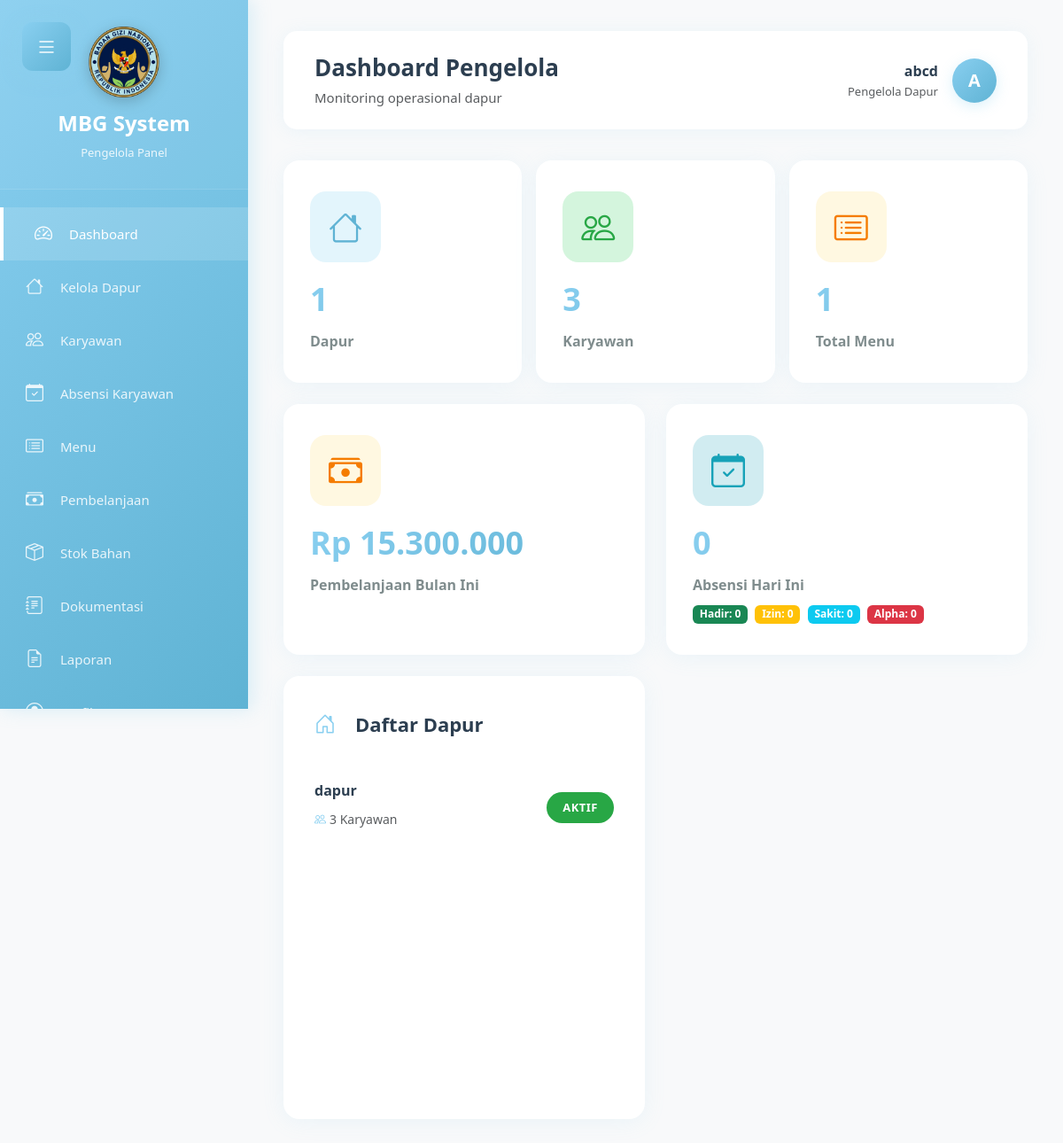
Screenshot of /pengelola/dashboard.php (signed in) with the database file from the repository.
### tables this page shows
CREATE TABLE `tbl_dapur` (
  `id_dapur` int(11) NOT NULL,
  `id_pengelola` int(11) NOT NULL,
  `nama_dapur` varchar(100) NOT NULL,
  `alamat` text NOT NULL,
  `kapasitas_produksi` int(11) DEFAULT NULL,
  `jumlah_karyawan` int(11) DEFAULT 0,
  `status` enum('aktif','nonaktif','maintenance') DEFAULT 'aktif',
  `created_at` timestamp NOT NULL DEFAULT current_timestamp(),
  `updated_at` timestamp NOT NULL DEFAULT current_timestamp() ON UPDATE current_timestamp()
);

### pengelola/dashboard.php (the view, shortened to what this page needs)
<?php
require_once '../koneksi.php';
$id_pengelola = $_SESSION['user_id'];
$query_dapur = "SELECT * FROM tbl_dapur WHERE id_pengelola = $id_pengelola";
$result_dapur = mysqli_query($conn, $query_dapur);
$total_dapur = mysqli_num_rows($result_dapur);
$query_karyawan = "SELECT COUNT(*) as total FROM tbl_karyawan WHERE id_pengelola = $id_pengelola AND status = 'aktif'";
$total_karyawan = mysqli_fetch_assoc(mysqli_query($conn, $query_karyawan))['total'];
$query_menu = "SELECT COUNT(*) as total FROM tbl_menu WHERE id_pengelola = $id_pengelola AND status = 'aktif'";
$total_menu = mysqli_fetch_assoc(mysqli_query($conn, $query_menu))['total'];
$query_pembelanjaan = "SELECT COALESCE(SUM(total_pembelian), 0) as total
                       FROM tbl_pembelanjaan
                       WHERE id_pengelola = $id_pengelola
                       AND MONTH(tanggal_pembelian) = MONTH(CURDATE())
                       AND YEAR(tanggal_pembelian) = YEAR(CURDATE())";
$total_pembelanjaan = mysqli_fetch_assoc(mysqli_query($conn, $query_pembelanjaan))['total'];
$query_absensi = "SELECT
                    COUNT(*) as total_attendance,
                    SUM(CASE WHEN status_kehadiran = 'hadir' THEN 1 ELSE 0 END) as hadir,
                    SUM(CASE WHEN status_kehadiran = 'izin' THEN 1 ELSE 0 END) as izin,
                    SUM(CASE WHEN status_kehadiran = 'sakit' THEN 1 ELSE 0 END) as sakit,
                    SUM(CASE WHEN status_kehadiran = 'alpha' THEN 1 ELSE 0 END) as alpha
                  FROM tbl_absensi a
                  INNER JOIN tbl_karyawan k ON a.id_karyawan = k.id_karyawan
                  WHERE k.id_pengelola = $id_pengelola
                  AND a.tanggal = CURDATE()";
$absensi_data = mysqli_fetch_assoc(mysqli_query($conn, $query_absensi));
?>
<!DOCTYPE html>
<html lang="id">
<head>
    <link href="https://cdn.jsdelivr.net/npm/bootstrap@5.3.0/dist/css/bootstrap.min.css" rel="stylesheet">
    <link rel="stylesheet" href="https://cdn.jsdelivr.net/npm/bootstrap-icons@1.11.0/font/bootstrap-icons.css">
    <link rel="stylesheet" href="../assets/css/style.css">
    <link rel="stylesheet" href="../assets/css/admin-dashboard.css">
</head>
<body>
    <button class="mobile-menu-toggle" id="mobileMenuToggle">
        <i class="bi bi-list"></i>
    </button>
    <div class="sidebar" id="sidebar">
        <div class="sidebar-header">
            <div class="sidebar-logo">
                <img src="../assets/img/logo.png" alt="MBG Logo" class="logo-image">
            </div>
            <h4>MBG System</h4>
            <small>Pengelola Panel</small>
        </div>
        <div class="sidebar-menu">
            <a href="dashboard.php" class="active">
                <i class="bi bi-speedometer2"></i>
                <span>Dashboard</span>
            </a>
            <a href="dapur.php">
                <i class="bi bi-house"></i>
                <span>Kelola Dapur</span>
            </a>
            <a href="karyawan.php">
                <i class="bi bi-people"></i>
                <span>Karyawan</span>
            </a>
            <a href="absensi.php">
                <i class="bi bi-calendar-check"></i>
                <span>Absensi Karyawan</span>
            </a>
            <a href="menu.php">
                <i class="bi bi-card-list"></i>
                <span>Menu</span>
            </a>
            <a href="pembelanjaan.php">
                <i class="bi bi-cash-stack"></i>
                <span>Pembelanjaan</span>
            </a>
            <a href="stok.php">
                <i class="bi bi-box-seam"></i>
                <span>Stok Bahan</span>
            </a>
            <a href="dokumentasi.php">
                <i class="bi bi-journal-text"></i>
                <span>Dokumentasi</span>
            </a>
            <a href="laporan.php">
                <i class="bi bi-file-earmark-text"></i>
                <span>Laporan</span>
            </a>
            <a href="profil.php">
                <i class="bi bi-person-circle"></i>
                <span>Profil</span>
            </a>
        </div>
    </div>
    <div class="main-content" id="mainContent">
        <div class="top-navbar">
            <div>
                <h4 class="mb-0">Dashboard Pengelola</h4>
                <small class="text-muted">Monitoring operasional dapur</small>
            </div>
            <div class="user-profile">
                <a href="profil.php" class="text-decoration-none text-dark d-flex align-items-center">
                    <div class="text-end me-3">
                        <div class="fw-bold"><?= $_SESSION['user_name'] ?></div>
                        <small class="text-muted">Pengelola Dapur</small>
                    </div>
                    <div class="user-avatar">
                        <?php if (isset($_SESSION['foto_profil']) && $_SESSION['foto_profil']): ?>
                            <img src="../assets/img/profil/<?= $_SESSION['foto_profil'] ?>" alt="Profil" class="rounded-circle" style="width: 40px; height: 40px; object-fit: cover;">
                        <?php else: ?>
                            <?= strtoupper(substr($_SESSION['user_name'], 0, 1)) ?>
                        <?php endif; ?>
                    </div>
                </a>
            </div>
        </div>
        <div class="row g-3 mb-4">
            <div class="col-6 col-xl-4 col-lg-6 col-md-6">
                <div class="stat-card primary">
                    <div class="icon">
                        <i class="bi bi-house"></i>
                    </div>
                    <h3><?= $total_dapur ?></h3>
                    <p>Dapur</p>
                </div>
            </div>
            <div class="col-6 col-xl-4 col-lg-6 col-md-6">
                <div class="stat-card success">
                    <div class="icon">
                        <i class="bi bi-people"></i>
                    </div>
                    <h3><?= $total_karyawan ?></h3>
                    <p>Karyawan</p>
                </div>
            </div>
            <div class="col-12 col-xl-4 col-lg-6 col-md-6">
                <div class="stat-card warning">
                    <div class="icon">
                        <i class="bi bi-card-list"></i>
                    </div>
                    <h3><?= $total_menu ?></h3>
                    <p>Total Menu</p>
                </div>
            </div>
        </div>
        <div class="row g-4 mb-4">
            <div class="col-lg-6 col-md-12">
                <div class="stat-card warning h-100">
                    <div class="icon">
                        <i class="bi bi-cash-stack"></i>
                    </div>
                    <h3>Rp <?= number_format($total_pembelanjaan, 0, ',', '.') ?></h3>
                    <p>Pembelanjaan Bulan Ini</p>
                </div>
            </div>
            <div class="col-lg-6 col-md-12">
                <div class="stat-card info h-100">
                    <div class="icon">
                        <i class="bi bi-calendar-check"></i>
                    </div>
                    <h3><?= $absensi_data['total_attendance'] ?? 0 ?></h3>
                    <p>Absensi Hari Ini</p>
                    <div class="mt-2">
                        <span class="badge bg-success me-1">Hadir: <?= $absensi_data['hadir'] ?? 0 ?></span>
                        <span class="badge bg-warning me-1">Izin: <?= $absensi_data['izin'] ?? 0 ?></span>
                        <span class="badge bg-info me-1">Sakit: <?= $absensi_data['sakit'] ?? 0 ?></span>
                        <span class="badge bg-danger">Alpha: <?= $absensi_data['alpha'] ?? 0 ?></span>
                    </div>
                </div>
            </div>
        </div>
        <div class="row g-4 mb-4">
            <div class="col-lg-6 col-md-12">
                <div class="table-card h-100">
                    <h5><i class="bi bi-house-door"></i>Daftar Dapur</h5>
                    <div class="list-group list-group-flush">
                        <?php mysqli_data_seek($result_dapur, 0); ?>
                        <?php while($dapur = mysqli_fetch_assoc($result_dapur)): ?>
                        <div class="list-group-item px-0">
                            <div class="d-flex justify-content-between align-items-center">
                                <div>
                                    <strong><?= $dapur['nama_dapur'] ?></strong>
                                    <small class="text-muted">
                                        <i class="bi bi-people me-1"></i><?= $dapur['jumlah_karyawan'] ?> Karyawan
                                    </small>
                                </div>
                                <span class="badge-status <?= $dapur['status'] == 'aktif' ? 'bg-success' : 'bg-secondary' ?>">
                                    <?= ucfirst($dapur['status']) ?>
                                </span>
                            </div>
                        </div>
                        <?php endwhile; ?>
                    </div>
                </div>
            </div>
        </div>
    </div>
</body>
</html>

### assets/css/style.css (style rules this page uses)
:root { --baby-blue: #89cff0; --baby-blue-dark: #5fb3d4; --baby-blue-light: #b8e6f7; --white: #ffffff; --text-dark: #2c3e50; --text-light: #7f8c8d; --shadow: rgba(137, 207, 240, 0.3); --gradient: linear-gradient(135deg, #89cff0 0%, #5fb3d4 100%); }
* { margin: 0; padding: 0; box-sizing: border-box; }
body { font-family: "Segoe UI", Tahoma, Geneva, Verdana, sans-serif; background: rgb(202, 202, 202); display: flex; justify-content: center; align-items: center; min-height: 100vh; overflow: hidden; }

### rows the page displays
tbl_dapur: nama_dapur "dapur", jumlah_karyawan "3", status "AKTIF"

### other values shown
$_SESSION['user_name'] "abcd"
substr($_SESSION['user_name'], 0, 1) "A"
$total_dapur "1"
$total_karyawan "3"
$total_menu "1"
$total_pembelanjaan "15.300.000"
$absensi_data['total_attendance'] "0"
$absensi_data['hadir'] "0"
$absensi_data['izin'] "0"
$absensi_data['sakit'] "0"
$absensi_data['alpha'] "0"
